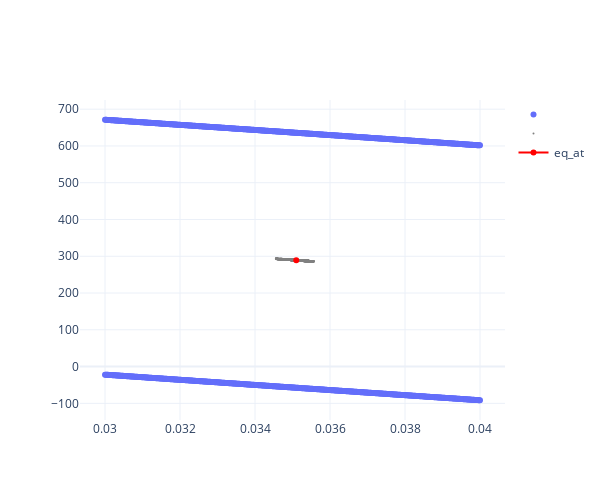

The notebook cell this image was saved under:
### Code cell
fig = get_white_fig()
cur_eps = 1

fig = fig_add_ellipse(fig, get_ellipse(
    eq_at, p, eps=cur_eps, params=params), y_col='y')

get_next = partial(get_next_noisy, eps=cur_eps)
# paths = get_paths(params, [eq_at]*20, num_steps=1000, h=0.01)
ellipse_fig = go.Figure(fig)
p_fig = go.Figure(ellipse_fig)
sparse = paths.iloc[random.sample(range(0, len(paths)), 20_000)]
p_fig.add_trace(go.Scatter(x=sparse.x, y=sparse.y,
                           mode="markers",
                           name='', marker=dict(color='grey',
                                                size=2)))
p_fig

# sparse_paths = paths.iloc[random.sample(range(0, len(paths)), 1000)]
# sp_fig = go.Figure(ellipse_fig)
# sp_fig.add_trace(go.Scatter(x=sparse_paths.x, y=sparse_paths.y,
#                             mode="markers", name='', marker=dict(color='grey',
#                                                                  size=2)))
# sp_fig
p_fig.add_trace(go.Scatter(x=[eq_at[0]], y=[eq_at[1]],
                         name='eq_at', line=dict(color='red')))
p_fig

### Figure 1 — Plotly figure (JSON) as saved in the notebook; plotly's stock layout.template omitted (floating-point values rounded to 4 significant figures; data arrays with more than 128 entries replaced by an {"elided": "..."} marker saying what was removed)
{"data": [{"mode": "markers", "name": "", "type": "scatter", "x": {"elided": "1000 float values"}, "y": {"elided": "1000 float values"}}, {"marker": {"color": "grey", "size": 2}, "mode": "markers", "name": "", "type": "scatter", "x": {"elided": "20000 float values"}, "y": {"elided": "20000 float values"}}, {"line": {"color": "red"}, "name": "eq_at", "type": "scatter", "x": [0.0351], "y": [289.1]}], "layout": {"height": 500, "width": 600}}
